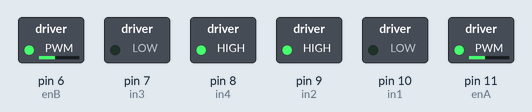
Simulated run of this sketch. Board: Arduino Uno, built with avr-gcc and run on an emulated ATmega328P. Shown: switched loads named in the sketch (green lamp = pin HIGH).

Above: at 0.1 s.
Timing chart, 0 to 1.6 s (numbered marks = the images above):
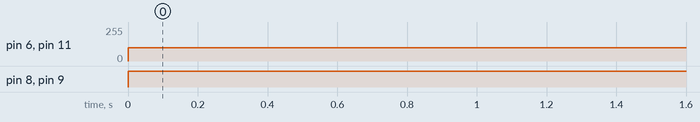

The sketch:

PID_Control.ino
```cpp
//motor
unsigned volatile int motor_duty_cycle = 100;
//Motor A
const byte enA = 11;
const byte in1 = 10;
const byte in2 = 9;
//Motor B
const byte enB = 6;
const byte in3 = 7;
const byte in4 = 8;

//encoder
//encoder 1
const byte enc0pinA = 2;
const byte enc0pinB = 4;
//encoder 2
const byte enc1pinA = 3;
const byte enc1pinB = 5;


void setup() {
  motor_setup();

  Serial.begin(57600);

}

void loop() {
  run_motor('f');
  delay(10000);
}
```

enconder.ino
```cpp
void rightEncISR(){

}

void leftEncISR(){

}
```

run_motor_functions.ino
```cpp
void motor_setup(){
  pinMode(enA, OUTPUT);
  pinMode(enB, OUTPUT);
  pinMode(in1, OUTPUT);
  pinMode(in2, OUTPUT);
  pinMode(in3, OUTPUT);
  pinMode(in4, OUTPUT);
}

void run_motor(char state) //high = 1, low = 0
{
  switch(state){
    case 'f':{
      digitalWrite(in1, LOW);
      digitalWrite(in2, HIGH);
      digitalWrite(in3, LOW);
      digitalWrite(in4, HIGH);
      break;
    }

    case 'b':{
      digitalWrite(in1, HIGH);
      digitalWrite(in2, LOW);
      digitalWrite(in3, HIGH);
      digitalWrite(in4, LOW);
      break;
    }
    case 's':{
      digitalWrite(in1, LOW);
      digitalWrite(in2, LOW);
      digitalWrite(in3, LOW);
      digitalWrite(in4, LOW);
      break;
    }
  }

  //set speed
  analogWrite(enA, motor_duty_cycle);
  analogWrite(enB, motor_duty_cycle);
}
```

Measured:
- by itself, pin 6 (enB), pin 11 (enA): 0/255 → 100/255 at 0.00 s
- by itself, pin 8 (in4), pin 9 (in2): LOW → HIGH at 0.00 s
